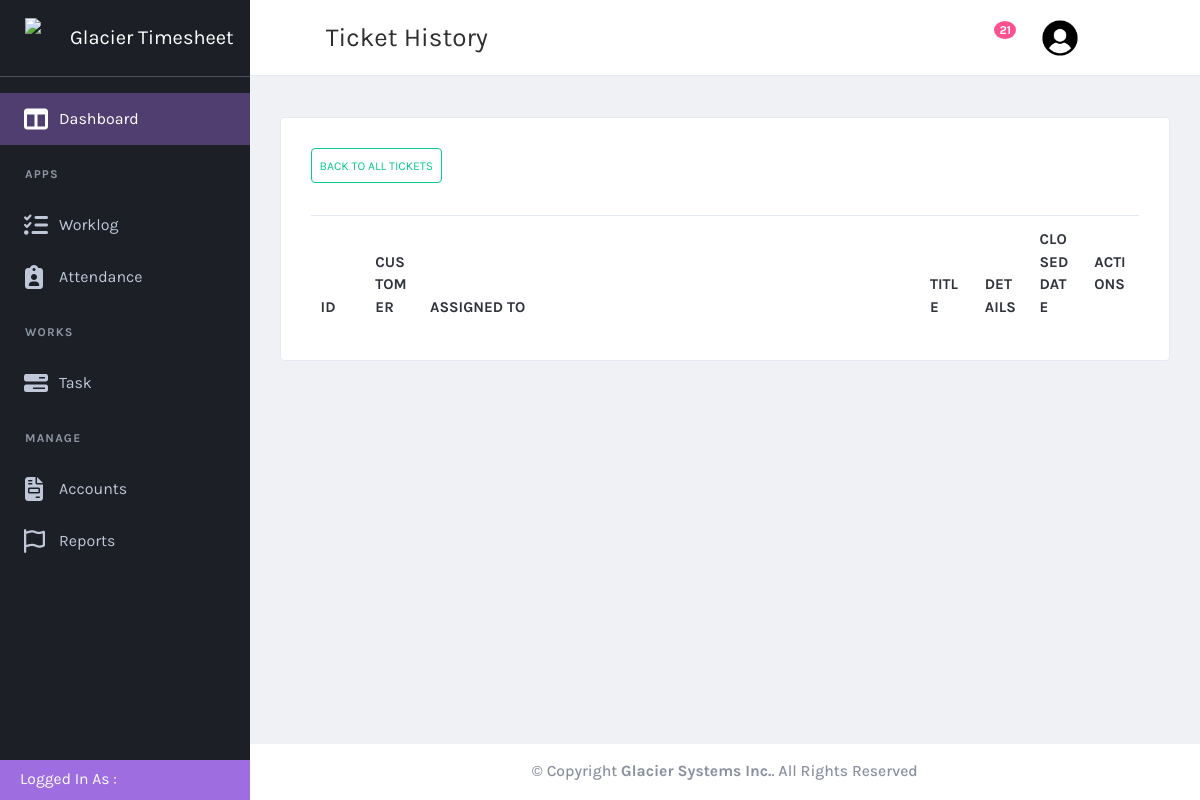
Before: /task/taskhistory/ with the older database file.
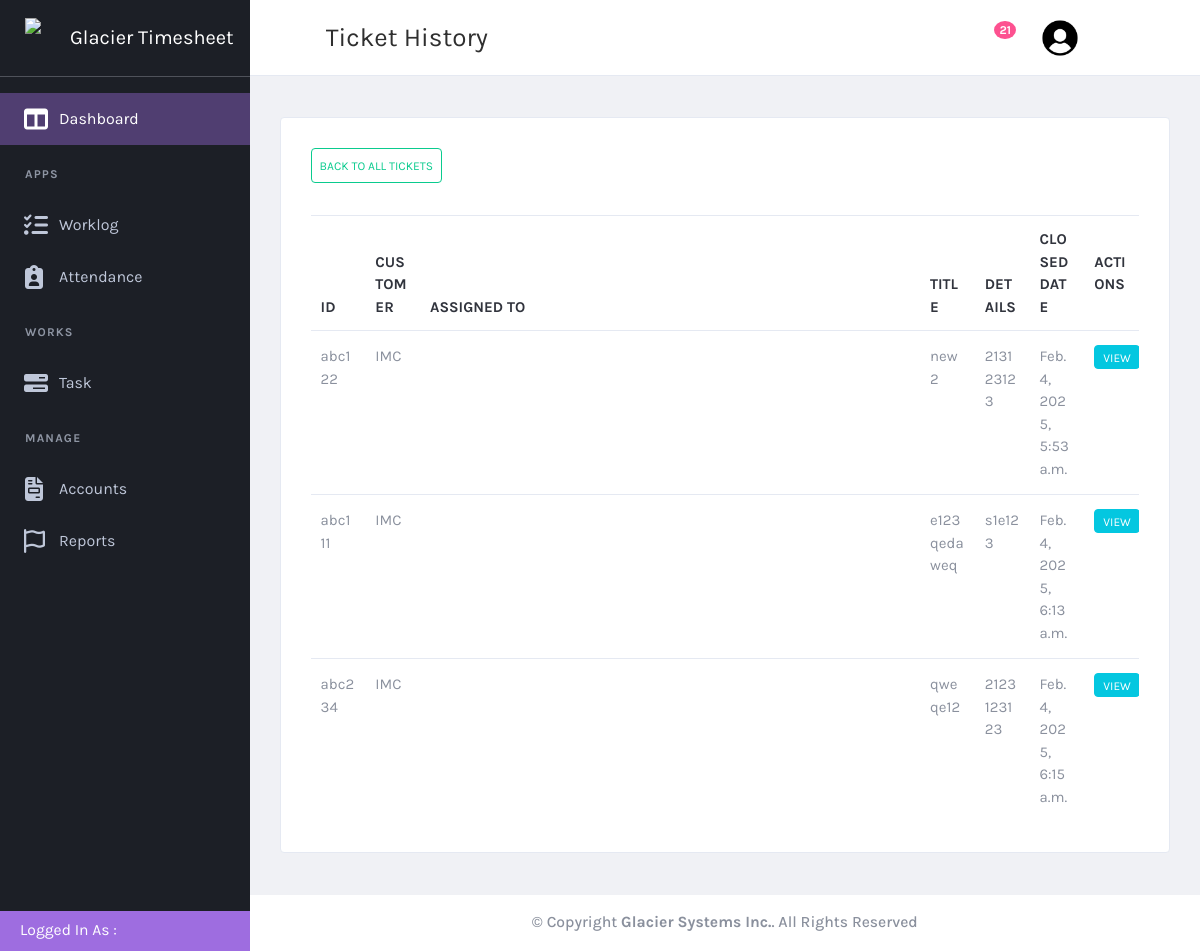
After: the same page with the newer database file.
### task/models.py (models this page shows, shortened)
class ticket(models.Model):
    ticket_id = models.CharField(max_length = 200, null = False)
    ticket_title = models.CharField(max_length=200, null=False)
    customer = models.ForeignKey(customer, on_delete=models.CASCADE, null=True)
    ticket_type = models.ForeignKey(ticket_type, on_delete=models.CASCADE, null=True)
    date_opened = models.DateField(null=True)
    priority = models.ForeignKey(priority_type, on_delete=models.CASCADE, null = True)
    assigned_to = models.ManyToManyField(User, related_name="assigned_tickets")  # Allow multiple users
    last_updated = models.DateTimeField(null=True)
    last_updated_by = models.ForeignKey(User, on_delete=models.CASCADE, null = True, related_name="last_updated_by")
    state = models.ForeignKey(state, on_delete=models.CASCADE, null=True)
    short_description = models.CharField(max_length=200, null=True)
    closed_date = models.DateField(null=True)
    solution = models.TextField(max_length=500, default="")

### customer/models.py (models this page shows)
class customer(models.Model):
  name = models.CharField(max_length=100, null = True)
  city = models.CharField(max_length=100, null = True)
  state = models.CharField(max_length=100, null = True)
  zipcode = models.CharField(max_length=100, null = True)
  street1 = models.CharField(max_length=100, null = True)
  street2 = models.CharField(max_length=100, null = True)
  phone = models.CharField(max_length=100, null = True)
  contract_hr = models.IntegerField(null = True)
  create_date = models.DateField(null = True)
  status = models.ForeignKey(customer_status, on_delete= models.SET_NULL, null=True)
  def __str__(self):
    return self.name

### task/views.py (the view)
# urls.py: path('taskhistory/', views.taskhistory, name ="taskhistory"),
def taskhistory(request):
    users = User.objects.all()
    completed_state = get_object_or_404(state, state_name = "Completed")
    tasks = ticket.objects.filter(state = completed_state)
    return render(request, "taskhistory.html", {"tasks": tasks, "users": users})

### task/templates/taskhistory.html (shortened to what this page needs)
{% extends "base.html" %}
{% load static %}
{% block page-title %}Ticket History{% endblock page-title %}
{% block content %}
    <div class="content-wrapper">
        <div class="content">
            <div class="card card-default">
                <div class="card-header">
                    <a href = "{% url 'task' %}" class="btn btn-outline-success small-btn d-flex justify-content-center align-items-center text-center" >
                        Back to All Tickets
                    </a>
                </div>
                <div class="card-body">
                    <table id="productsTable" class="table table-hover table-product" style="width:100%">
                      <thead>
                        <tr>
                          <th>ID&nbsp&nbsp</th>
                          <th>Customer&nbsp&nbsp</th>
                          <th>Assigned To&nbsp&nbsp</th>
                          <th>Title&nbsp&nbsp</th>
                          <th>Details</th>
                          <th>Closed Date</th>
                          <th>Actions&nbsp&nbsp</th>
                        </tr>
                      </thead>
                      <tbody>
                        {% for i in tasks %}
                            <tr>
                                <td>{{i.ticket_id}}</td>
                                <td>{{i.customer}}</td>
                                <td>
                                </td>
                                <td>{{i.ticket_title}}</td>
                                <td>{{i.short_description}}</td>
                                <td>{{i.last_updated}}</td>
                                <td><a  href="{% url 'taskdetails' i.id%}" class="btn btn-info view-small-btn" >View</a></td>
                            </tr>
                        {% endfor %}
                      </tbody>
                    </table>
                  </div>
            </div>
        </div>
    </div>
{% endblock  %}

Changed rows visible on the page:
added ticket: ticket_id "abc122", customer "IMC", ticket_title "new2", short_description "213123123", last_updated "Feb. 4, 2025, 5:53 a.m."
added ticket: ticket_id "abc111", customer "IMC", ticket_title "e123qedaweq", short_description "s1e123", last_updated "Feb. 4, 2025, 6:13 a.m."
added ticket: ticket_id "abc234", customer "IMC", ticket_title "qweqe12", short_description "2123123123", last_updated "Feb. 4, 2025, 6:15 a.m."
